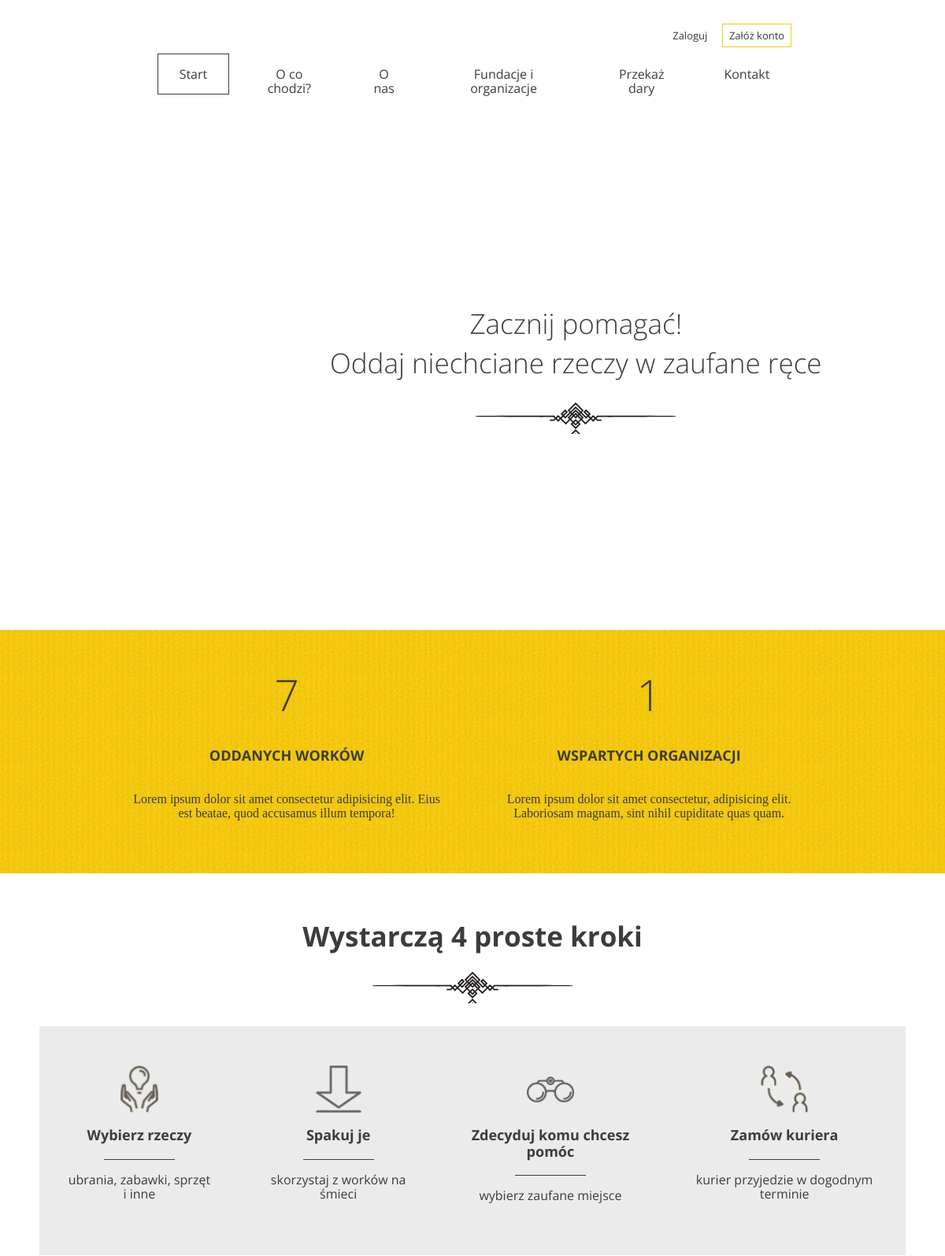
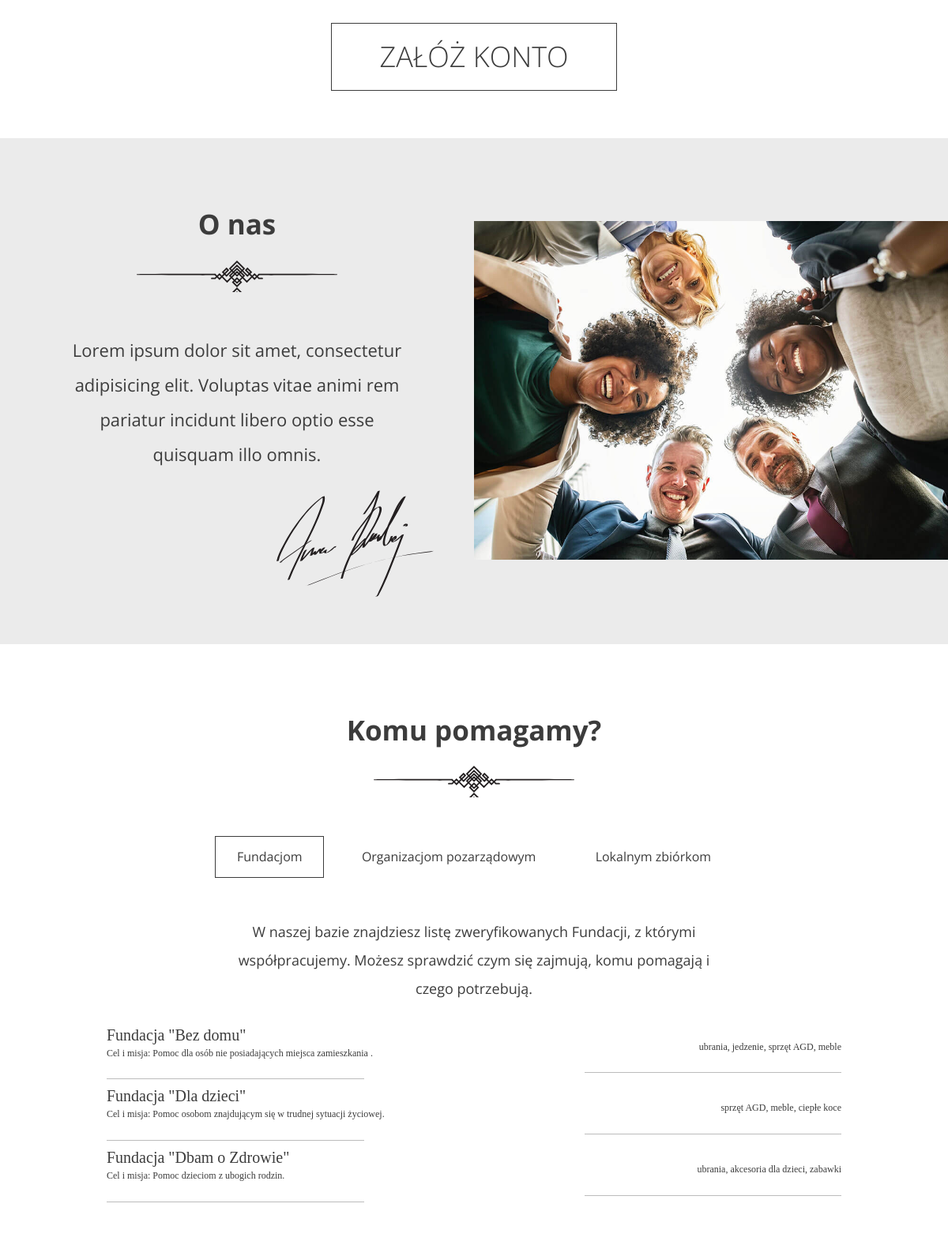
The page /giveAway/ (upper part) on the database its author committed (2 pictures, top to bottom).
### accounts/models.py (models this page shows, shortened)
class Institution(models.Model):
    TYPE_CHOICES = (
        ('1', "Fundacja"),
        ('2', "Organizacja pozarządowa"),
        ('3', "Zbiórka lokalna"),
    )
    name = models.CharField(max_length=32)
    description = models.TextField()
    type = models.CharField(
        max_length = 20,
        choices = TYPE_CHOICES,
        default = '1'
        )
    category = models.ManyToManyField(Category)

class Category(models.Model):
    name = models.CharField(max_length=10)
    def __str__(self):
        return self.name

### giveAway/views.py (the view)
# urls.py: path('', LandingPage.as_view(), name='index'),
class LandingPage(View):
    def get(self, request):
        all_donations = Donation.objects.all()
        all_institutions = Institution.objects.all()
        total_bags_given = 0
        institutions_helped = []
        nr_inst_helped = 0
        for donation in all_donations:
            total_bags_given += int(donation.quantity)
            if donation.institution_id not in institutions_helped:
                institutions_helped.append(donation.institution_id)
                nr_inst_helped += 1
        ctx = {
            'total_bags_given': total_bags_given,
            'nr_inst_helped': nr_inst_helped,
            'all_institutions': all_institutions,
        }
        return render(request, 'index.html', ctx)

### templates/index.html (shortened to what this page needs)
{% extends 'base.html' %}
{% load static %}
{% block content %}
    <header class="header--main-page">
      <nav class="container container--70">
        <ul class="nav--actions">
            {% if user.is_authenticated %}
                <li class="logged-user">
                Witaj {{ user.first_name }}
                <ul class="dropdown">
                  <li><a href="#">Profil</a></li>
                  <li><a href="#">Ustawienia</a></li>
                  <li><a href="logout/">Wyloguj</a></li>
                </ul>
                </li>
            {% else %}
                <li><a href="http://127.0.0.1:8000/giveAway/login" class="btn btn--small btn--without-border">Zaloguj</a></li>
                <li><a href="http://127.0.0.1:8000/giveAway/register" class="btn btn--small btn--highlighted">Załóż konto</a></li>
            {% endif %}
        </ul>
        {% include 'nav_bar.html' %}
      </nav>
      <div class="slogan container container--90">
        <div class="slogan--item">
          <h1>
            Zacznij pomagać!<br />
            Oddaj niechciane rzeczy w zaufane ręce
          </h1>
        </div>
      </div>
    </header>
    <section id="stats" class="stats">
      <div class="container container--85">
        <div class="stats--item">
          <em>{{ total_bags_given }}</em>
          <h3>Oddanych worków</h3>
          <p>Lorem ipsum dolor sit amet consectetur adipisicing elit. Eius est beatae, quod accusamus illum tempora!</p>
        </div>
        <div class="stats--item">
          <em>{{ nr_inst_helped }}</em>
          <h3>Wspartych organizacji</h3>
          <p>Lorem ipsum dolor sit amet consectetur, adipisicing elit. Laboriosam magnam, sint nihil cupiditate quas quam.</p>
        </div>
      </div>
    </section>
    <section id="steps" class="steps">
      <h2>Wystarczą 4 proste kroki</h2>
      <div class="steps--container">
        <div class="steps--item">
          <span class="icon icon--hands"></span>
          <h3>Wybierz rzeczy</h3>
          <p>ubrania, zabawki, sprzęt i inne</p>
        </div>
        <div class="steps--item">
          <span class="icon icon--arrow"></span>
          <h3>Spakuj je</h3>
          <p>skorzystaj z worków na śmieci</p>
        </div>
        <div class="steps--item">
          <span class="icon icon--glasses"></span>
          <h3>Zdecyduj komu chcesz pomóc</h3>
          <p>wybierz zaufane miejsce</p>
        </div>
        <div class="steps--item">
          <span class="icon icon--courier"></span>
          <h3>Zamów kuriera</h3>
          <p>kurier przyjedzie w dogodnym terminie</p>
        </div>
      </div>
        {% if not user.is_authenticated %}
            <a href="http://127.0.0.1:8000/giveAway/register" class="btn btn--large">Załóż konto</a>
        {% endif %}
    </section>
    <section id="about-us" class="about-us">
      <div class="about-us--text">
        <h2>O nas</h2>
        <p>Lorem ipsum dolor sit amet, consectetur adipisicing elit. Voluptas vitae animi rem pariatur incidunt libero optio esse quisquam illo omnis.</p>
        <img src="{% static 'images/signature.svg' %}" class="about-us--text-signature" alt="Signature" />
      </div>
      <div class="about-us--image"><img src="{% static 'images/about-us.jpg' %}" alt="People in circle" /></div>
    </section>
    <section id="help" class="help">
        <h2>Komu pomagamy?</h2>
        <ul class="help--buttons">
            <li data-id="1"><a href="#" class="btn btn--without-border active">Fundacjom</a></li>
            <li data-id="2"><a href="#" class="btn btn--without-border">Organizacjom pozarządowym</a></li>
            <li data-id="3"><a href="#" class="btn btn--without-border">Lokalnym zbiórkom</a></li>
        </ul>
        <div class="help--slides active" data-id="1">
            <p>W naszej bazie znajdziesz listę zweryfikowanych Fundacji, z którymi współpracujemy. Możesz sprawdzić czym się zajmują, komu pomagają i czego potrzebują.</p>
            {% for institution in all_institutions %}
                {% if institution.type == '1' %}
                    <ul class="help--slides-items">
                        <li>
                            <div class="col">
                              <div class="title">{{ institution.get_type_display }} "{{ institution.name }}"</div>
                              <div class="subtitle">Cel i misja: {{ institution.description }}.</div>
                            </div>
                            <div class="col"><div class="text">{{ institution.category.get_queryset|join:", " }}</div></div>
                        </li>
                    </ul>
                {% endif %}
            {% endfor %}
        </div>
    </section>
{% endblock %}

### rows shown on the page
Institution: type "Fundacja", name "Bez domu", description "Pomoc dla osób nie posiadających miejsca zamieszkania", category.get_queryset "ubrania, jedzenie, sprzęt AGD, meble"
Institution: type "Fundacja", name "Dla dzieci", description "Pomoc osobom znajdującym się w trudnej sytuacji życiowej", category.get_queryset "sprzęt AGD, meble, ciepłe koce"
Institution: type "Fundacja", name "Dbam o Zdrowie", description "Pomoc dzieciom z ubogich rodzin", category.get_queryset "ubrania, akcesoria dla dzieci, zabawki"

### other values the page prints
{{ total_bags_given }} "7"
{{ nr_inst_helped }} "1"
